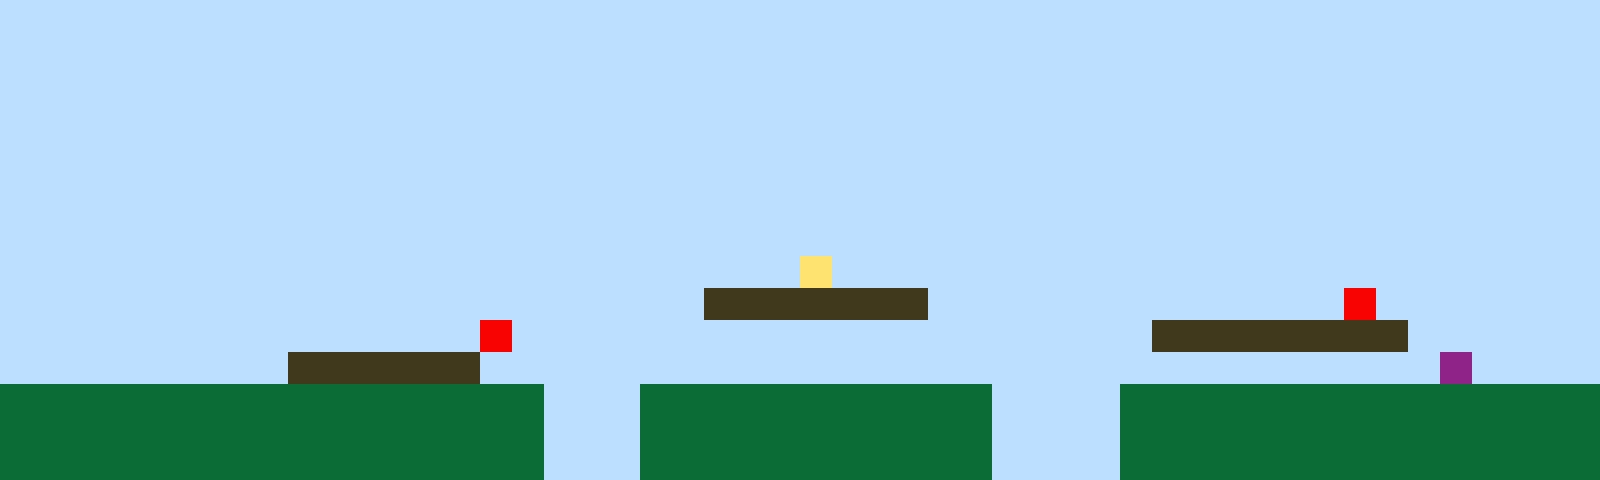

Tiled map render using the project's own tile images. Description and the whole map definition, tile-layer contents included, below:
An orthogonal 50x15 tile map with 32x32 px tiles, 1 tile layer (Tile Layer 1).

<map version="1.10" tiledversion="1.11.2" orientation="orthogonal" renderorder="right-up" width="50" height="15" tilewidth="32" tileheight="32" infinite="0" nextlayerid="2" nextobjectid="1"><editorsettings><export target="map1.csv" format="csv" /></editorsettings><tileset firstgid="1" name="sprites" tilewidth="32" tileheight="32" tilecount="6" columns="3"><image source="sprites.png" width="96" height="64" /></tileset><layer id="1" name="Tile Layer 1" width="50" height="15"><data encoding="csv">1,1,1,1,1,1,1,1,1,1,1,1,1,1,1,1,1,1,1,1,1,1,1,1,1,1,1,1,1,1,1,1,1,1,1,1,1,1,1,1,1,1,1,1,1,1,1,1,1,1,1,1,1,1,1,1,1,1,1,1,1,1,1,1,1,1,1,1,1,1,1,1,1,1,1,1,1,1,1,1,1,1,1,1,1,1,1,1,1,1,1,1,1,1,1,1,1,1,1,1,1,1,1,1,1,1,1,1,1,1,1,1,1,1,1,1,1,1,1,1,1,1,1,1,1,1,1,1,1,1,1,1,1,1,1,1,1,1,1,1,1,1,1,1,1,1,1,1,1,1,1,1,1,1,1,1,1,1,1,1,1,1,1,1,1,1,1,1,1,1,1,1,1,1,1,1,1,1,1,1,1,1,1,1,1,1,1,1,1,1,1,1,1,1,1,1,1,1,1,1,1,1,1,1,1,1,1,1,1,1,1,1,1,1,1,1,1,1,1,1,1,1,1,1,1,1,1,1,1,1,1,1,1,1,1,1,1,1,1,1,1,1,1,1,1,1,1,1,1,1,1,1,1,1,1,1,1,1,1,1,1,1,1,1,1,1,1,1,1,1,1,1,1,1,1,1,1,1,1,1,1,1,1,1,1,1,1,1,1,1,1,1,1,1,1,1,1,1,1,1,1,1,1,1,1,1,1,1,1,1,1,1,1,1,1,1,1,1,1,1,1,1,1,1,1,1,1,1,1,1,1,1,1,1,1,1,1,1,1,1,1,1,1,1,1,1,1,1,1,1,1,1,1,1,1,1,1,1,1,1,1,1,1,1,1,1,1,1,1,1,1,1,1,1,1,1,1,1,1,1,1,1,1,1,1,1,1,1,1,1,1,1,1,1,1,1,1,1,1,1,1,1,1,1,1,1,1,1,1,1,1,1,1,1,1,1,1,1,1,1,1,1,1,1,1,4,1,1,1,1,1,1,1,1,1,1,1,1,1,1,1,1,1,1,1,1,1,1,1,1,1,1,1,1,1,1,1,1,1,1,1,1,1,1,1,1,1,1,1,1,1,1,3,3,3,3,3,3,3,1,1,1,1,1,1,1,1,1,1,1,1,1,5,1,1,1,1,1,1,1,1,1,1,1,1,1,1,1,1,1,1,1,1,1,1,5,1,1,1,1,1,1,1,1,1,1,1,1,1,1,1,1,1,1,1,1,3,3,3,3,3,3,3,3,1,1,1,1,1,1,1,1,1,1,1,1,1,1,1,3,3,3,3,3,3,1,1,1,1,1,1,1,1,1,1,1,1,1,1,1,1,1,1,1,1,1,1,1,1,1,1,1,1,1,1,6,1,1,1,1,2,2,2,2,2,2,2,2,2,2,2,2,2,2,2,2,2,1,1,1,2,2,2,2,2,2,2,2,2,2,2,1,1,1,1,2,2,2,2,2,2,2,2,2,2,2,2,2,2,2,2,2,2,2,2,2,2,2,2,2,2,2,2,2,2,2,2,1,1,1,2,2,2,2,2,2,2,2,2,2,2,1,1,1,1,2,2,2,2,2,2,2,2,2,2,2,2,2,2,2,2,2,2,2,2,2,2,2,2,2,2,2,2,2,2,2,2,1,1,1,2,2,2,2,2,2,2,2,2,2,2,1,1,1,1,2,2,2,2,2,2,2,2,2,2,2,2,2,2,2</data></layer></map>
